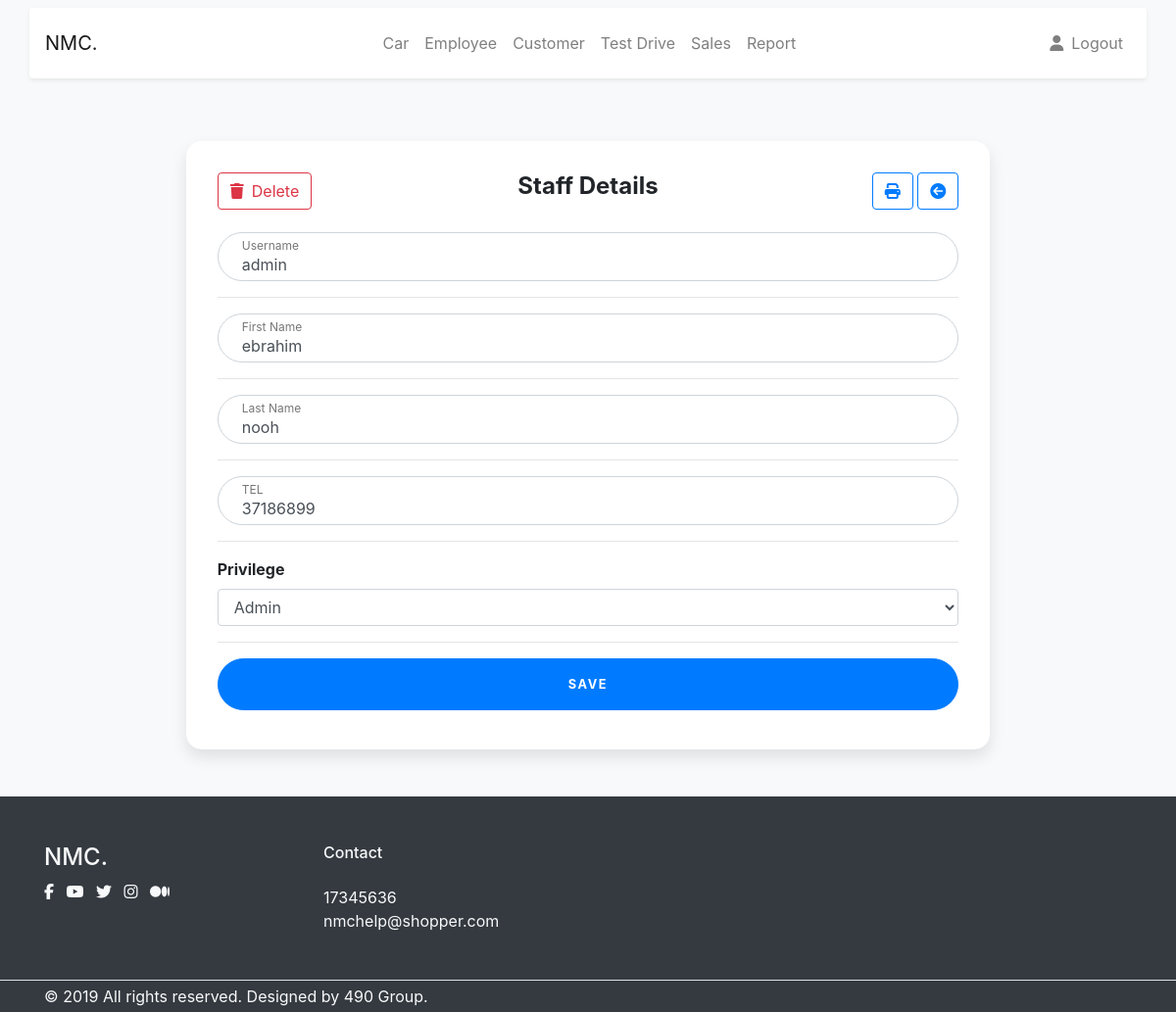
Page /NMC/staff/singleStaff.php?staffID=1 (signed in) on the committed database.
### tables this page shows
CREATE TABLE `staff` (
  `id` int(11) NOT NULL,
  `username` varchar(20) NOT NULL,
  `first` varchar(20) NOT NULL,
  `last` varchar(20) NOT NULL,
  `tel` int(10) NOT NULL,
  `password` varchar(40) NOT NULL,
  `type` char(1) NOT NULL
);

### NMC/staff/singleStaff.php (the view, shortened to what this page needs)
<?php
extract($_REQUEST);
if(isset($_SESSION['activestaff']) || isset($_SESSION['activeadmin'])){
    if(isset($staffID)){
        try{
            require("../database/connection.php");
            $staffSQL = "select * from staff where id ='$staffID'";
            $staff = $db->query($staffSQL);
            $staffRecord = $staff->fetch();
        }
        catch(PDOException $e)
            {
            echo "Connection failed: " . $e->getMessage();
            }
    }
}
else {
    header("location: index.php");
}
?>
<!DOCTYPE html>
<html lang="en">
<head>
    <link rel="stylesheet" href="https://stackpath.bootstrapcdn.com/bootstrap/4.4.1/css/bootstrap.min.css">
    <link rel="stylesheet" href="../style.css">
</head>
<body class=" bg-light">
    <nav class="navbar navbar-expand-lg navbar-light bg-light ">
        <div class="container shadow-sm p-3 mb-2 bg-white rounded">
          <a class="navbar-brand" href="./index.php">
            NMC.
          </a>
          <div class="collapse navbar-collapse" id="navbarCollapse">
            <ul class="navbar-nav mx-auto">
              <li class="nav-item ">
                <a class="nav-link" href="dashboard.php?page=1&ipp=2">Car</a>
              </li>
              <li class="nav-item ">
                <a class="nav-link" href="employee.php?page=1&ipp=2">Employee</a>
              </li>
              <li class="nav-item ">
                <a class="nav-link" href="customer.php?page=1&ipp=2">Customer</a>
              </li>
              <li class="nav-item position-static">
                <a class="nav-link" href="testSchedule.php?page=1&ipp=2">Test Drive</a>
              </li>
              <li class="nav-item position-static">
                <a class="nav-link" href="sales.php?page=1&ipp=2">Sales</a>
              </li>
              <?php if(isset($_SESSION['activeadmin'])){ ?>
              <li class="nav-item position-static">
                <a class="nav-link" href="report.php">Report</a>
              </li>
              <?php }?>
            </ul>
            <ul class="navbar-nav flex-row">
              <li class="nav-item ml-lg-n4">
                <a class="nav-link" href="profile.php">
                    <i class="fas fa-user"></i>
                </a>
              </li>
              <li class="nav-item ml-lg-n2 ml-3">
                <a class="nav-link" href="../database/logout.php">
                    Logout
                </a>
              </li>
            </ul>
          </div>
        </div>
    </nav>
<div class="mr-sm-5 ml-sm-5">
    <div class="row">
      <div class="col-lg-10 col-xl-9 mx-auto">
        <div class="card card-signin flex-row my-5">
          <div class="card-body">
          <div class="d-flex justify-content-between">
            <div>
            <?php if(isset($_SESSION["activeadmin"])){ ?>
              <button data-toggle="modal" data-target="#exampleModal" class="btn btn-outline-danger"><i class="fas fa-trash mr-2"></i>Delete</button>
            <?php }?>
            </div>
            <div>
                <h5 class="card-title font-weight-bold">Staff Details</h5>
            </div>
            <div>
                <button class="btn btn-outline-primary ml-2 " onclick="print()"><i class="fas fa-print"></i></button>
                <button class="btn btn-outline-primary" onclick="window.document.location.href='employee.php?page=1&ipp=2'"><i class="fas fa-arrow-circle-left"></i></button>
            </div>
          </div>
            <form class="form-signin" method="post" action="singleStaff.php" enctype='multipart/form-data'>
              <div class="form-label-group">
                <input value="<?php echo $staffRecord['username']?>" name="username" type="text" id="inputUsername" class="form-control" placeholder="Username" required autofocus>
                <label for="inputUsername">Username</label>
              </div>
              <hr>
              <div class="form-label-group">
                <input value="<?php echo $staffRecord['first']?>" name="first" type="text" id="inputFirst" class="form-control" placeholder="First Name" required autofocus>
                <label for="inputFirst">First Name</label>
              </div>
              <hr>
              <div class="form-label-group">
                <input value="<?php echo $staffRecord['last']?>" name="last" type="text" min='1' id="inputLast" class="form-control" placeholder="Last Name" required>
                <label for="inputLast">Last Name</label>
              </div>
              <hr>
              <div class="form-label-group">
                <input value="<?php echo $staffRecord['tel']?>" name="tel" type="number" id="inputTel" class="form-control" placeholder="TEL" required>
                <label for="inputTel">TEL</label>
              </div>
              <hr>
              <?php if(isset($_SESSION["activeadmin"])){ ?>
              <div class="form-group">
                <label for="type" class="font-weight-bold">Privilege</label>
                <select name="type" class="form-control">
                    <?php if($staffRecord['type'] == 1){?>
                    <option value="1" selected>Admin</option>
                    <?php }else if($staffRecord['type'] == 0){?>
                    <option value="1">Admin</option>
                    <option value="0" selected>Regular</option>
                    <?php }?>
                </select>
              </div>
              <hr>
              <?php }?>
              <button name="submit" class="btn btn-lg btn-primary font-weight-bold h3 btn-block text-uppercase" type="submit">Save</button>
            </form>
          </div>
        </div>
      </div>
    </div>
  </div>
</body>
<footer class="bg-dark">
    <div class="py-12 border-bottom border-gray-700 pt-5 pb-5">
        <div class="container">
        <div class="row">
            <div class="col-12 col-md-3">
            <h4 class="mb-6 text-light">NMC.</h4>
            <ul class="list-unstyled list-inline mb-7 mb-md-0">
                <li class="list-inline-item">
                <a href="#!" class="text-light">
                    <i class="fab fa-facebook-f"></i>
                </a>
                </li>
                <li class="list-inline-item">
                <a href="#!" class="text-light">
                    <i class="fab fa-youtube"></i>
                </a>
                </li>
                <li class="list-inline-item">
                <a href="#!" class="text-light">
                    <i class="fab fa-twitter"></i>
                </a>
                </li>
                <li class="list-inline-item">
                <a href="#!" class="text-light">
                    <i class="fab fa-instagram"></i>
                </a>
                </li>
                <li class="list-inline-item">
                <a href="#!" class="text-light">
                    <i class="fab fa-medium"></i>
                </a>
                </li>
            </ul>
            </div>
            <div class="col-6 col-sm">
            <h6 class="heading-xxs mb-4 text-light">
                Contact
            </h6>
            <ul class="list-unstyled mb-0 text-light">
                <li>17345636</li>
                <li><a class="text-light" href="#">nmchelp@shopper.com</a></li>
            </ul>
            </div>
        </div>
        </div>
    </div>
    <div class="py-1">
        <div class="container">
        <div class="row">
            <div class="col">
            <p class="mb-3 mb-md-0 font-size-xxs text-light">
                © 2019 All rights reserved. Designed by 490 Group.
            </p>
        </div>
        </div>
    </div>
</footer>
</html>

### NMC/style.css (style rules this page uses)
:root { --input-padding-x: 1.5rem; --input-padding-y: .75rem; }
.card-signin { border: 0; border-radius: 1rem; box-shadow: 0 0.5rem 1rem 0 rgba(0, 0, 0, 0.1); }
.card-signin .card-title { margin-bottom: 2rem; font-weight: 300; font-size: 1.5rem; }
.card-signin .card-body { padding: 2rem; }
.form-signin { width: 100%; }
.form-signin .btn { font-size: 80%; border-radius: 5rem; letter-spacing: .1rem; font-weight: bold; padding: 1rem; transition: all 0.2s; }
.form-label-group { position: relative; margin-bottom: 1rem; }
.form-label-group input { height: auto; border-radius: 2rem; }
.form-label-group>input, .form-label-group>label { padding: var(--input-padding-y) var(--input-padding-x); }
.form-label-group>label { position: absolute; top: 0; left: 0; display: block; width: 100%; margin-bottom: 0; line-height: 1.5; color: #495057; border: 1px solid transparent; border-radius: .25rem; transition: all .1s ease-in-out; }
.form-label-group input::placeholder { color: transparent; }
.form-label-group input:not(:placeholder-shown) { padding-top: calc(var(--input-padding-y) + var(--input-padding-y) * (2 / 3)); padding-bottom: calc(var(--input-padding-y) / 3); }
.form-label-group input:not(:placeholder-shown)~label { padding-top: calc(var(--input-padding-y) / 3); padding-bottom: calc(var(--input-padding-y) / 3); font-size: 12px; color: #777; }

### rows in the picture
staff: username "admin", first "ebrahim", last "nooh", tel "37186899", type "Admin"
